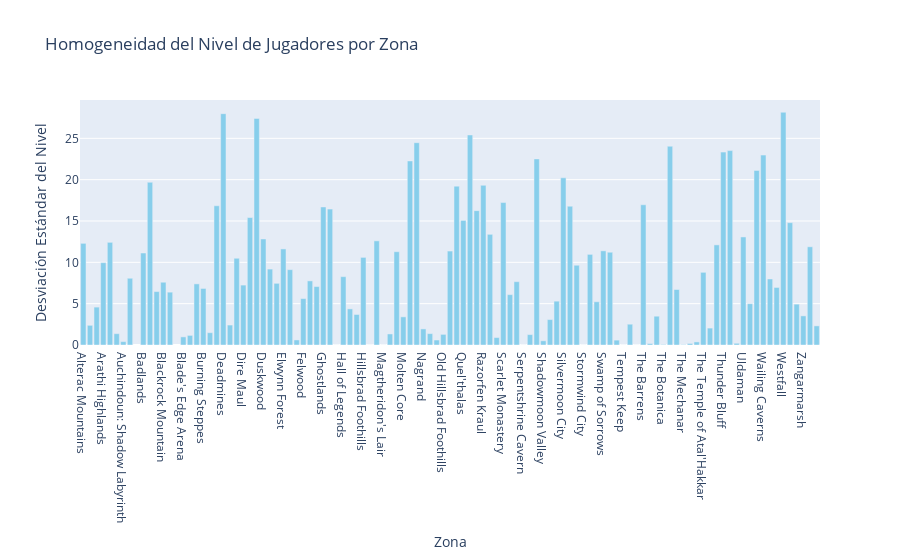

Source (notebook cell):
### Markdown cell above
El gráfico de barras que presentamos muestra la distribución del número de jugadores en las distintas zonas, diferenciadas por expansión. Este análisis nos permite comparar la popularidad de las zonas entre WoW y TBC, proporcionando información sobre cómo la población de jugadores varía en función de la expansión y ayudando a entender las preferencias de los jugadores en diferentes versiones del juego.

### Code cell
std_dev_by_zone = wowah_data.groupby('zone')['level'].std().reset_index()

fig = go.Figure(data=[go.Bar(x=std_dev_by_zone['zone'], y=std_dev_by_zone['level'], 
                             marker_color='skyblue')])
fig.update_layout(
    title='Homogeneidad del Nivel de Jugadores por Zona',
    xaxis_title='Zona',
    yaxis_title='Desviación Estándar del Nivel'
)
fig.show()

### Figure 1 — Plotly figure (JSON) as saved in the notebook; plotly's stock layout.template omitted (floating-point values rounded to 4 significant figures)
{"data": [{"marker": {"color": "skyblue"}, "type": "bar", "x": ["Alterac Mountains", "Alterac Valley", "Arathi Basin", "Arathi Highlands", "Ashenvale", "Auchenai Crypts", "Auchindoun: Shadow Labyrinth", "Azshara", "Azuremyst Isle", "Badlands", "Blackfathom Deeps", "Blackrock Depths", "Blackrock Mountain", "Blackrock Spire", "Blackwing Lair", "Blade's Edge Arena", "Blade's Edge Mountains", "Blasted Lands", "Burning Steppes", "Coilfang: The Slave Pens", "Darkshore", "Deadmines", "Deadwind Pass", "Desolace", "Dire Maul", "Dun Morogh", "Durotar", "Duskwood", "Dustwallow Marsh", "Eastern Plaguelands", "Elwynn Forest", "Eversong Woods", "Eye of the Storm", "Felwood", "Feralas", "Gates of Ahn'Qiraj", "Ghostlands", "Gnomeregan", "Gruul's Lair", "Hall of Legends", "Hellfire Peninsula", "Hellfire Ramparts", "Hillsbrad Foothills", "Karazhan", "Loch Modan", "Magtheridon's Lair", "Mana-Tombs", "Maraudon", "Molten Core", "Moonglade", "Mulgore", "Nagrand", "Nagrand Arena", "Netherstorm", "Old Hillsbrad Foothills", "Onyxia's Lair", "Orgrimmar", "Quel'thalas", "Ragefire Chasm", "Razorfen Downs", "Razorfen Kraul", "Redridge Mountains", "Ruins of Lordaeron", "Scarlet Monastery", "Scholomance", "Searing Gorge", "Serpentshrine Cavern", "Sethekk Halls", "Shadowfang Keep", "Shadowmoon Valley", "Shattrath City", "Silithus", "Silvermoon City", "Silverpine Forest", "Stonetalon Mountains", "Stormwind City", "Stranglethorn Vale", "Stratholme", "Swamp of Sorrows", "Tanaris", "Teldrassil", "Tempest Keep", "Terokkar Forest", "The Arcatraz", "The Barrens", "The Black Morass", "The Blood Furnace", "The Botanica", "The Great Sea", "The Hinterlands", "The Mechanar", "The Shattered Halls", "The Steamvault", "The Temple of Atal'Hakkar", "The Underbog", "Thousand Needles", "Thunder Bluff", "Tirisfal Glades", "Twisting Nether", "Uldaman", "Un'Goro Crater", "Undercity", "Wailing Caverns", "Warsong Gulch", "Western Plaguelands", "Westfall", "Wetlands", "Winterspring", "Zangarmarsh", "Zul'Farrak", "Zul'Gurub"], "y": [12.3, 2.381, 4.585, 9.96, 12.42, 1.37, 0.407, 8.076, null, 11.13, 19.68, 6.463, 7.593, 6.393, null, 0.9825, 1.163, 7.393, 6.839, 1.488, 16.84, 27.98, 2.414, 10.49, 7.248, 15.42, 27.41, 12.83, 9.182, 7.46, 11.62, 9.113, 0.6092, 5.614, 7.755, 7.071, 16.7, 16.44, 0, 8.268, 4.368, 3.692, 10.6, 0, 12.6, 0, 1.335, 11.28, 3.405, 22.26, 24.47, 1.947, 1.377, 0.6011, 1.286, 11.37, 19.22, 15.07, 25.4, 16.25, 19.32, 13.39, 0.9025, 17.23, 6.093, 7.66, 0, 1.259, 22.51, 0.5063, 3.076, 5.304, 20.23, 16.79, 9.646, 0, 10.96, 5.23, 11.39, 11.22, 0.5882, 0, 2.515, 0, 16.96, 0.1718, 3.483, 0.0617, 24.04, 6.712, 0.04608, 0.1864, 0.3728, 8.791, 2.046, 12.11, 23.34, 23.52, 0.2071, 13.07, 4.998, 21.12, 22.98, 7.986, 6.961, 28.15, 14.79, 4.942, 3.525, 11.88, 2.314]}], "layout": {"autosize": true, "title": {"text": "Homogeneidad del Nivel de Jugadores por Zona"}, "xaxis": {"autorange": true, "range": [-0.5, 110.5], "title": {"text": "Zona"}, "type": "category"}, "yaxis": {"autorange": true, "range": [0, 29.64], "title": {"text": "Desviación Estándar del Nivel"}, "type": "linear"}}}
